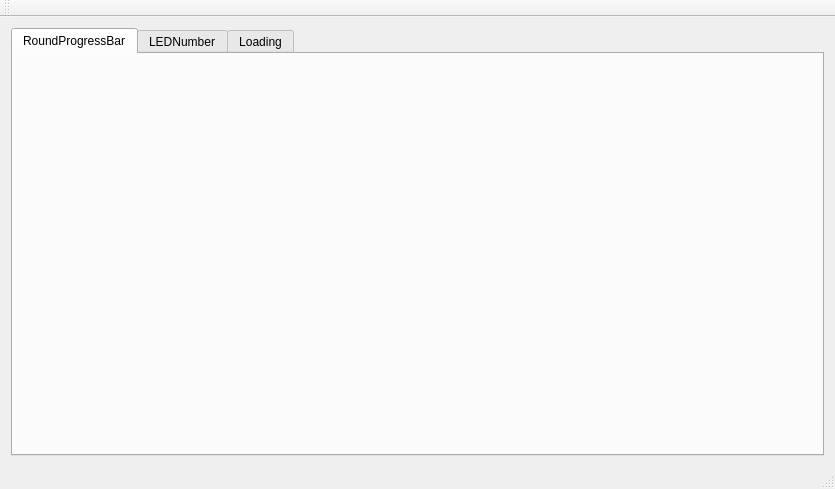
<?xml version="1.0" encoding="UTF-8"?>
<ui version="4.0">
 <class>MainWindow</class>
 <widget class="QMainWindow" name="MainWindow">
  <property name="geometry">
   <rect>
    <x>0</x>
    <y>0</y>
    <width>835</width>
    <height>489</height>
   </rect>
  </property>
  <property name="windowTitle">
   <string>MainWindow</string>
  </property>
  <widget class="QWidget" name="centralWidget">
   <layout class="QHBoxLayout" name="horizontalLayout_2" stretch="0">
    <item>
     <widget class="QTabWidget" name="tabWidget">
      <property name="currentIndex">
       <number>0</number>
      </property>
      <widget class="QWidget" name="tab">
       <attribute name="title">
        <string>RoundProgressBar</string>
       </attribute>
       <layout class="QHBoxLayout" name="horizontalLayout" stretch="3">
        <item>
         <layout class="QGridLayout" name="gridLayout"/>
        </item>
       </layout>
      </widget>
      <widget class="QWidget" name="tab_2">
       <attribute name="title">
        <string>LEDNumber</string>
       </attribute>
       <layout class="QGridLayout" name="gridLayout_3"/>
      </widget>
      <widget class="QWidget" name="tab_3">
       <attribute name="title">
        <string>Loading</string>
       </attribute>
       <layout class="QGridLayout" name="gridLayout_2"/>
      </widget>
     </widget>
    </item>
   </layout>
  </widget>
  <widget class="QMenuBar" name="menuBar">
   <property name="geometry">
    <rect>
     <x>0</x>
     <y>0</y>
     <width>835</width>
     <height>26</height>
    </rect>
   </property>
  </widget>
  <widget class="QToolBar" name="mainToolBar">
   <attribute name="toolBarArea">
    <enum>TopToolBarArea</enum>
   </attribute>
   <attribute name="toolBarBreak">
    <bool>false</bool>
   </attribute>
  </widget>
  <widget class="QStatusBar" name="statusBar"/>
 </widget>
 <layoutdefault spacing="6" margin="11"/>
 <resources/>
 <connections/>
</ui>
